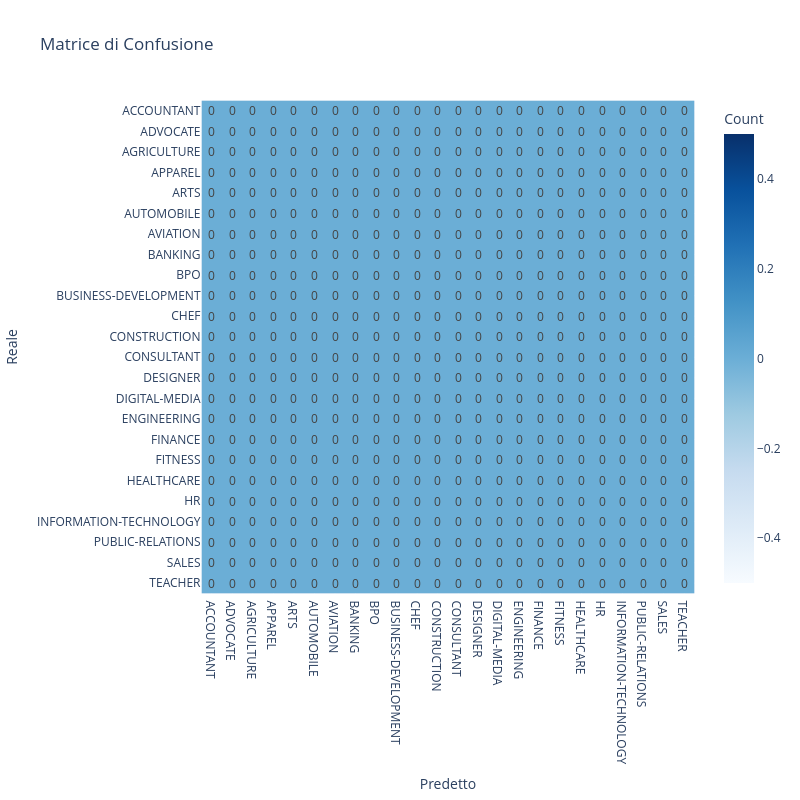

The notebook cell saved with this chart:
### Code cell
import plotly.express as px
from sklearn.metrics import confusion_matrix

# 1. Recuperiamo i nomi reali delle categorie dall'encoder
# le.classes_ contiene i nomi in ordine alfabetico corrispondente ai numeri 0-23
labels_text = le.classes_

# 2. Assicuriamoci che y_val e y_pred siano nello stesso formato (testuale)
# Se sono numeri, li trasformiamo in nomi per il grafico
y_val_text = le.inverse_transform(y_val)
y_pred_text = le.inverse_transform(y_pred)

# 3. Calcoliamo la matrice usando i nomi testuali come riferimento per l'ordine
cm = confusion_matrix(y_val_text, y_pred_text, labels=labels_text)

# 4. Creazione del grafico Plotly
fig = px.imshow(
    cm, 
    x=labels_text, 
    y=labels_text, 
    color_continuous_scale='Blues',
    labels=dict(x='Predetto', y='Reale', color='Conteggio'),
    text_auto=True, 
    title='Matrice di Confusione - Analisi Errori per Categoria',
    height=900,  # Leggermente più alto per far spazio ai nomi
    width=900
)

# Miglioriamo la leggibilità degli assi
fig.update_layout(
    xaxis_tickangle=-45, # Ruota i nomi delle categorie per non sovrapporli
    xaxis_title='Categoria Predetta',
    yaxis_title='Categoria Reale'
)

fig.show()

### Figure 1 — Plotly figure (JSON) as saved in the notebook; plotly's stock layout.template omitted (floating-point values rounded to 4 significant figures; data arrays with more than 128 entries replaced by an {"elided": "..."} marker saying what was removed)
{"data": [{"coloraxis": "coloraxis", "hovertemplate": "Predetto: %{x}<br>Reale: %{y}<br>Count: %{z}<extra></extra>", "name": "0", "texttemplate": "%{z}", "type": "heatmap", "x": ["ACCOUNTANT", "ADVOCATE", "AGRICULTURE", "APPAREL", "ARTS", "AUTOMOBILE", "AVIATION", "BANKING", "BPO", "BUSINESS-DEVELOPMENT", "CHEF", "CONSTRUCTION", "CONSULTANT", "DESIGNER", "DIGITAL-MEDIA", "ENGINEERING", "FINANCE", "FITNESS", "HEALTHCARE", "HR", "INFORMATION-TECHNOLOGY", "PUBLIC-RELATIONS", "SALES", "TEACHER"], "xaxis": "x", "y": ["ACCOUNTANT", "ADVOCATE", "AGRICULTURE", "APPAREL", "ARTS", "AUTOMOBILE", "AVIATION", "BANKING", "BPO", "BUSINESS-DEVELOPMENT", "CHEF", "CONSTRUCTION", "CONSULTANT", "DESIGNER", "DIGITAL-MEDIA", "ENGINEERING", "FINANCE", "FITNESS", "HEALTHCARE", "HR", "INFORMATION-TECHNOLOGY", "PUBLIC-RELATIONS", "SALES", "TEACHER"], "yaxis": "y", "z": {"elided": "24x24 int values"}}], "layout": {"coloraxis": {"colorbar": {"title": {"text": "Count"}}, "colorscale": [[0, "rgb(247,251,255)"], [0.125, "rgb(222,235,247)"], [0.25, "rgb(198,219,239)"], [0.375, "rgb(158,202,225)"], [0.5, "rgb(107,174,214)"], [0.625, "rgb(66,146,198)"], [0.75, "rgb(33,113,181)"], [0.875, "rgb(8,81,156)"], [1, "rgb(8,48,107)"]]}, "height": 800, "title": {"text": "Matrice di Confusione"}, "width": 800, "xaxis": {"anchor": "y", "constrain": "domain", "domain": [0, 1], "scaleanchor": "y", "title": {"text": "Predetto"}}, "yaxis": {"anchor": "x", "autorange": "reversed", "constrain": "domain", "domain": [0, 1], "title": {"text": "Reale"}}}}
